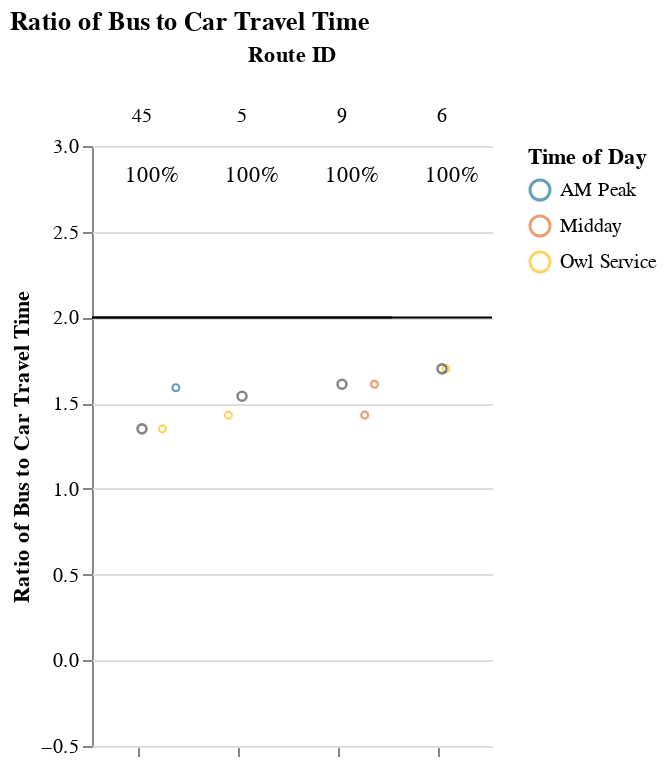
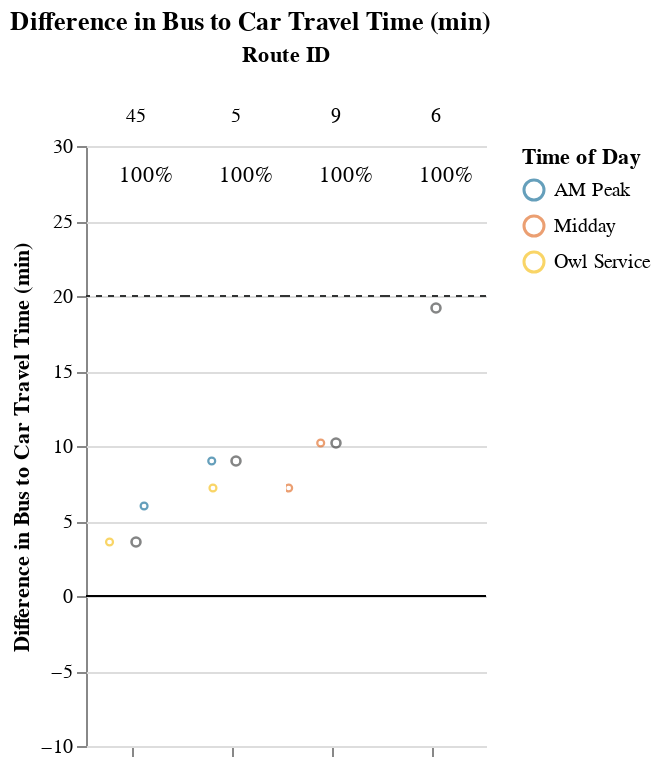

Write notebook code for charts like these, in order.
### Markdown cell above
## Viable Competitive Routes
### Short Routes (< 1 hr)

### Code cell
# Allow for possibility that operator doesn't have routes that fall into certain route_groups
# But, jupyterbook will not like markdown with f-string
# separate out route_group and put in each cell, and use try/except + if to display...
# but all 3 route groups must be displayed. just add sentence about why no routes were returned at the end
route_group = "short"
try:
    display_charts_for_route_group(df, route_group)
except:
    print("No routes meet this criteria.")

### Figure 1 — Vega-Lite specification as saved in the notebook (floating-point values rounded to 4 significant figures)
{"config": {"view": {"continuousWidth": 400, "continuousHeight": 300, "stroke": null}, "facet": {"spacing": 0}}, "data": {"name": "data-8829ad9bfbdab1cb14c40a93e7cebf43"}, "facet": {"column": {"field": "route_id", "sort": ["45", "5", "9", "6"], "title": "Route ID", "type": "nominal"}}, "spec": {"layer": [{"mark": "rule", "encoding": {"color": {"value": "black"}, "y": {"field": "cutoff", "type": "quantitative"}}, "selection": {"selector001": {"type": "interval", "bind": "scales", "encodings": ["x", "y"]}}}, {"mark": {"type": "point", "opacity": 0.65, "size": 12, "strokeWidth": 1.1}, "encoding": {"color": {"field": "time_of_day", "scale": {"range": ["#136C97", "#E16B26", "#F6BF16", "#00896B", "#7790A3", "#5B559C"]}, "sort": ["AM Peak", "Midday", "PM Peak", "Owl Service"], "title": "Time of Day", "type": "nominal"}, "tooltip": [{"field": "route_id", "type": "nominal"}, {"field": "route_name", "type": "nominal"}, {"field": "trip_id", "type": "nominal"}, {"field": "service_hours", "type": "quantitative"}, {"field": "car_duration_hours", "type": "quantitative"}, {"field": "bus_multiplier", "type": "quantitative"}, {"field": "bus_difference", "type": "quantitative"}, {"field": "num_trips", "type": "quantitative"}, {"field": "num_competitive", "type": "quantitative"}, {"field": "pct_trips_competitive", "type": "quantitative"}, {"field": "p25", "type": "quantitative"}, {"field": "p50", "type": "quantitative"}, {"field": "p75", "type": "quantitative"}], "x": {"axis": {"grid": false, "labels": false, "ticks": true, "values": [0]}, "field": "jitter", "scale": {}, "title": null, "type": "quantitative"}, "y": {"field": "bus_multiplier", "scale": {"domain": [-0.25, 3.0]}, "title": "Ratio of Bus to Car Travel Time", "type": "quantitative"}}, "transform": [{"calculate": "sqrt(-2*log(random()))*cos(2*PI*random())", "as": "jitter"}], "width": 50}, {"layer": [{"mark": {"type": "point", "opacity": 0.6, "size": 20, "strokeWidth": 1.3}, "encoding": {"color": {"value": "#323434"}, "y": {"field": "bus_multiplier", "type": "quantitative"}}, "transform": [{"filter": "(datum.p50_trip === 1)"}]}, {"mark": {"type": "text", "align": "center", "baseline": "middle"}, "encoding": {"color": {"value": "black"}, "text": {"field": "pct_trips_competitive", "format": ".0%", "type": "quantitative"}, "tooltip": [{"field": "route_id", "type": "nominal"}, {"field": "route_name", "type": "nominal"}, {"field": "trip_id", "type": "nominal"}, {"field": "service_hours", "type": "quantitative"}, {"field": "car_duration_hours", "type": "quantitative"}, {"field": "bus_multiplier", "type": "quantitative"}, {"field": "bus_difference", "type": "quantitative"}, {"field": "num_trips", "type": "quantitative"}, {"field": "num_competitive", "type": "quantitative"}, {"field": "pct_trips_competitive", "type": "quantitative"}, {"field": "p25", "type": "quantitative"}, {"field": "p50", "type": "quantitative"}, {"field": "p75", "type": "quantitative"}], "x": {"value": 30}, "y": {"value": 15}}, "transform": [{"calculate": "sqrt(-2*log(random()))*cos(2*PI*random())", "as": "jitter"}, {"filter": "(datum.fastest_trip === 1)"}]}]}]}, "resolve": {"scale": {"y": "shared"}}, "title": "Ratio of Bus to Car Travel Time", "$schema": "https://vega.github.io/schema/vega-lite/v4.17.0.json", "datasets": {"data-8829ad9bfbdab1cb14c40a93e7cebf43": [{"calitp_itp_id": 168, "trip_key": 2199239617006018366, "trip_id": "5016351", "shape_id": "45 171689", "route_id": "45", "service_hours": 0.23, "trip_first_departure_ts": 22380, "trip_last_arrival_ts": 23220, "departure_hour": 6, "time_of_day": "Owl Service", "p25": 0.24, "p50": 0.25, "p75": 0.26, "p50_trip": 1, "fastest_trip": 1, "car_duration_hours": 0.17, "competitive_route": 1, "bus_multiplier": 1.35, "bus_difference": 3.6, "num_trips": 2, "num_competitive": 2, "pct_trips_competitive": 1.0, "bus_difference_spread": 2.4, "route_group": "short", "max_trip_hrs": 0.27, "max_trip_route_group": 0.27, "below_cutoff": 2, "pct_below_cutoff": 1.0, "name": "City of Lodi", "caltrans_district": "10 - Stockton", "drmt_organization_name": null, "route_name": "Express 2 Morning", "cutoff2": 20, "cutoff": 2}, {"calitp_itp_id": 168, "trip_key": 6442362743022621027, "trip_id": "7901478", "shape_id": "45 171689", "route_id": "45", "service_hours": 0.27, "trip_first_departure_ts": 27000, "trip_last_arrival_ts": 27960, "departure_hour": 7, "time_of_day": "AM Peak", "p25": 0.24, "p50": 0.25, "p75": 0.26, "p50_trip": 0, "fastest_trip": 0, "car_duration_hours": 0.17, "competitive_route": 1, "bus_multiplier": 1.59, "bus_difference": 6.0, "num_trips": 2, "num_competitive": 2, "pct_trips_competitive": 1.0, "bus_difference_spread": 2.4, "route_group": "short", "max_trip_hrs": 0.27, "max_trip_route_group": 0.27, "below_cutoff": 2, "pct_below_cutoff": 1.0, "name": "City of Lodi", "caltrans_district": "10 - Stockton", "drmt_organization_name": null, "route_name": "Express 2 Morning", "cutoff2": 20, "cutoff": 2}, {"calitp_itp_id": 168, "trip_key": -133091918511425829, "trip_id": "5024867", "shape_id": "5 171692", "route_id": "5", "service_hours": 0.4, "trip_first_departure_ts": 22500, "trip_last_arrival_ts": 23940, "departure_hour": 6, "time_of_day": "Owl Service", "p25": 0.4075, "p50": 0.415, "p75": 0.4225, "p50_trip": 0, "fastest_trip": 1, "car_duration_hours": 0.28, "competitive_route": 1, "bus_multiplier": 1.43, "bus_difference": 7.2, "num_trips": 2, "num_competitive": 2, "pct_trips_competitive": 1.0, "bus_difference_spread": 1.8, "route_group": "short", "max_trip_hrs": 0.43, "max_trip_route_group": 0.43, "below_cutoff": 2, "pct_below_cutoff": 1.0, "name": "City of Lodi", "caltrans_district": "10 - Stockton", "drmt_organization_name": null, "route_name": "Express 6 Morning", "cutoff2": 20, "cutoff": 2}, {"calitp_itp_id": 168, "trip_key": -3347287698096008956, "trip_id": "5024869", "shape_id": "5 171692", "route_id": "5", "service_hours": 0.43, "trip_first_departure_ts": 26400, "trip_last_arrival_ts": 27960, "departure_hour": 7, "time_of_day": "AM Peak", "p25": 0.4075, "p50": 0.415, "p75": 0.4225, "p50_trip": 1, "fastest_trip": 0, "car_duration_hours": 0.28, "competitive_route": 1, "bus_multiplier": 1.54, "bus_difference": 9.0, "num_trips": 2, "num_competitive": 2, "pct_trips_competitive": 1.0, "bus_difference_spread": 1.8, "route_group": "short", "max_trip_hrs": 0.43, "max_trip_route_group": 0.43, "below_cutoff": 2, "pct_below_cutoff": 1.0, "name": "City of Lodi", "caltrans_district": "10 - Stockton", "drmt_organization_name": null, "route_name": "Express 6 Morning", "cutoff2": 20, "cutoff": 2}, {"calitp_itp_id": 168, "trip_key": -1100885806102794017, "trip_id": "5024837", "shape_id": "6 171696", "route_id": "6", "service_hours": 0.78, "trip_first_departure_ts": 23400, "trip_last_arrival_ts": 26220, "departure_hour": 6, "time_of_day": "Owl Service", "p25": 0.78, "p50": 0.78, "p75": 0.78, "p50_trip": 1, "fastest_trip": 1, "car_duration_hours": 0.46, "competitive_route": 1, "bus_multiplier": 1.7, "bus_difference": 19.2, "num_trips": 1, "num_competitive": 1, "pct_trips_competitive": 1.0, "bus_difference_spread": 0.0, "route_group": "short", "max_trip_hrs": 0.78, "max_trip_route_group": 0.78, "below_cutoff": 1, "pct_below_cutoff": 1.0, "name": "City of Lodi", "caltrans_district": "10 - Stockton", "drmt_organization_name": null, "route_name": null, "cutoff2": 20, "cutoff": 2}, {"calitp_itp_id": 168, "trip_key": -764000840965944519, "trip_id": "5024871", "shape_id": "9 171687", "route_id": "9", "service_hours": 0.4, "trip_first_departure_ts": 51600, "trip_last_arrival_ts": 53040, "departure_hour": 14, "time_of_day": "Midday", "p25": 0.4125, "p50": 0.425, "p75": 0.4375, "p50_trip": 0, "fastest_trip": 1, "car_duration_hours": 0.28, "competitive_route": 1, "bus_multiplier": 1.43, "bus_difference": 7.2, "num_trips": 2, "num_competitive": 2, "pct_trips_competitive": 1.0, "bus_difference_spread": 3.0, "route_group": "short", "max_trip_hrs": 0.45, "max_trip_route_group": 0.45, "below_cutoff": 2, "pct_below_cutoff": 1.0, "name": "City of Lodi", "caltrans_district": "10 - Stockton", "drmt_organization_name": null, "route_name": "Express 6 Afternoon", "cutoff2": 20, "cutoff": 2}, {"calitp_itp_id": 168, "trip_key": -8611148177880385172, "trip_id": "5024872", "shape_id": "9 171687", "route_id": "9", "service_hours": 0.45, "trip_first_departure_ts": 53400, "trip_last_arrival_ts": 55020, "departure_hour": 14, "time_of_day": "Midday", "p25": 0.4125, "p50": 0.425, "p75": 0.4375, "p50_trip": 1, "fastest_trip": 0, "car_duration_hours": 0.28, "competitive_route": 1, "bus_multiplier": 1.61, "bus_difference": 10.2, "num_trips": 2, "num_competitive": 2, "pct_trips_competitive": 1.0, "bus_difference_spread": 3.0, "route_group": "short", "max_trip_hrs": 0.45, "max_trip_route_group": 0.45, "below_cutoff": 2, "pct_below_cutoff": 1.0, "name": "City of Lodi", "caltrans_district": "10 - Stockton", "drmt_organization_name": null, "route_name": "Express 6 Afternoon", "cutoff2": 20, "cutoff": 2}]}}

### Figure 2 — Vega-Lite specification as saved in the notebook (floating-point values rounded to 4 significant figures)
{"config": {"view": {"continuousWidth": 400, "continuousHeight": 300, "stroke": null}, "facet": {"spacing": 0}}, "data": {"name": "data-455c1faf784927ff50b69b489db200f9"}, "facet": {"column": {"field": "route_id", "sort": ["45", "5", "9", "6"], "title": "Route ID", "type": "nominal"}}, "spec": {"layer": [{"mark": "rule", "encoding": {"color": {"value": "black"}, "y": {"field": "cutoff", "type": "quantitative"}}, "selection": {"selector002": {"type": "interval", "bind": "scales", "encodings": ["x", "y"]}}}, {"mark": {"type": "rule", "strokeDash": [3, 3]}, "encoding": {"color": {"value": "#323434"}, "y": {"field": "cutoff2", "type": "quantitative"}}}, {"mark": {"type": "point", "opacity": 0.65, "size": 12, "strokeWidth": 1.1}, "encoding": {"color": {"field": "time_of_day", "scale": {"range": ["#136C97", "#E16B26", "#F6BF16", "#00896B", "#7790A3", "#5B559C"]}, "sort": ["AM Peak", "Midday", "PM Peak", "Owl Service"], "title": "Time of Day", "type": "nominal"}, "tooltip": [{"field": "route_id", "type": "nominal"}, {"field": "route_name", "type": "nominal"}, {"field": "trip_id", "type": "nominal"}, {"field": "service_hours", "type": "quantitative"}, {"field": "car_duration_hours", "type": "quantitative"}, {"field": "bus_multiplier", "type": "quantitative"}, {"field": "bus_difference", "type": "quantitative"}, {"field": "num_trips", "type": "quantitative"}, {"field": "num_competitive", "type": "quantitative"}, {"field": "pct_trips_competitive", "type": "quantitative"}, {"field": "p25", "type": "quantitative"}, {"field": "p50", "type": "quantitative"}, {"field": "p75", "type": "quantitative"}], "x": {"axis": {"grid": false, "labels": false, "ticks": true, "values": [0]}, "field": "jitter", "scale": {}, "title": null, "type": "quantitative"}, "y": {"field": "bus_difference", "scale": {"domain": [-5, 25.0]}, "title": "Difference in Bus to Car Travel Time (min)", "type": "quantitative"}}, "transform": [{"calculate": "sqrt(-2*log(random()))*cos(2*PI*random())", "as": "jitter"}], "width": 50}, {"layer": [{"mark": {"type": "point", "opacity": 0.6, "size": 20, "strokeWidth": 1.3}, "encoding": {"color": {"value": "#323434"}, "y": {"field": "bus_difference", "type": "quantitative"}}, "transform": [{"filter": "(datum.p50_trip === 1)"}]}, {"mark": {"type": "text", "align": "center", "baseline": "middle"}, "encoding": {"color": {"value": "black"}, "text": {"field": "pct_trips_competitive", "format": ".0%", "type": "quantitative"}, "tooltip": [{"field": "route_id", "type": "nominal"}, {"field": "route_name", "type": "nominal"}, {"field": "trip_id", "type": "nominal"}, {"field": "service_hours", "type": "quantitative"}, {"field": "car_duration_hours", "type": "quantitative"}, {"field": "bus_multiplier", "type": "quantitative"}, {"field": "bus_difference", "type": "quantitative"}, {"field": "num_trips", "type": "quantitative"}, {"field": "num_competitive", "type": "quantitative"}, {"field": "pct_trips_competitive", "type": "quantitative"}, {"field": "p25", "type": "quantitative"}, {"field": "p50", "type": "quantitative"}, {"field": "p75", "type": "quantitative"}], "x": {"value": 30}, "y": {"value": 15}}, "transform": [{"calculate": "sqrt(-2*log(random()))*cos(2*PI*random())", "as": "jitter"}, {"filter": "(datum.fastest_trip === 1)"}]}]}]}, "resolve": {"scale": {"y": "shared"}}, "title": "Difference in Bus to Car Travel Time (min)", "$schema": "https://vega.github.io/schema/vega-lite/v4.17.0.json", "datasets": {"data-455c1faf784927ff50b69b489db200f9": [{"calitp_itp_id": 168, "trip_key": 2199239617006018366, "trip_id": "5016351", "shape_id": "45 171689", "route_id": "45", "service_hours": 0.23, "trip_first_departure_ts": 22380, "trip_last_arrival_ts": 23220, "departure_hour": 6, "time_of_day": "Owl Service", "p25": 0.24, "p50": 0.25, "p75": 0.26, "p50_trip": 1, "fastest_trip": 1, "car_duration_hours": 0.17, "competitive_route": 1, "bus_multiplier": 1.35, "bus_difference": 3.6, "num_trips": 2, "num_competitive": 2, "pct_trips_competitive": 1.0, "bus_difference_spread": 2.4, "route_group": "short", "max_trip_hrs": 0.27, "max_trip_route_group": 0.27, "below_cutoff": 2, "pct_below_cutoff": 1.0, "name": "City of Lodi", "caltrans_district": "10 - Stockton", "drmt_organization_name": null, "route_name": "Express 2 Morning", "cutoff2": 20, "cutoff": 0}, {"calitp_itp_id": 168, "trip_key": 6442362743022621027, "trip_id": "7901478", "shape_id": "45 171689", "route_id": "45", "service_hours": 0.27, "trip_first_departure_ts": 27000, "trip_last_arrival_ts": 27960, "departure_hour": 7, "time_of_day": "AM Peak", "p25": 0.24, "p50": 0.25, "p75": 0.26, "p50_trip": 0, "fastest_trip": 0, "car_duration_hours": 0.17, "competitive_route": 1, "bus_multiplier": 1.59, "bus_difference": 6.0, "num_trips": 2, "num_competitive": 2, "pct_trips_competitive": 1.0, "bus_difference_spread": 2.4, "route_group": "short", "max_trip_hrs": 0.27, "max_trip_route_group": 0.27, "below_cutoff": 2, "pct_below_cutoff": 1.0, "name": "City of Lodi", "caltrans_district": "10 - Stockton", "drmt_organization_name": null, "route_name": "Express 2 Morning", "cutoff2": 20, "cutoff": 0}, {"calitp_itp_id": 168, "trip_key": -133091918511425829, "trip_id": "5024867", "shape_id": "5 171692", "route_id": "5", "service_hours": 0.4, "trip_first_departure_ts": 22500, "trip_last_arrival_ts": 23940, "departure_hour": 6, "time_of_day": "Owl Service", "p25": 0.4075, "p50": 0.415, "p75": 0.4225, "p50_trip": 0, "fastest_trip": 1, "car_duration_hours": 0.28, "competitive_route": 1, "bus_multiplier": 1.43, "bus_difference": 7.2, "num_trips": 2, "num_competitive": 2, "pct_trips_competitive": 1.0, "bus_difference_spread": 1.8, "route_group": "short", "max_trip_hrs": 0.43, "max_trip_route_group": 0.43, "below_cutoff": 2, "pct_below_cutoff": 1.0, "name": "City of Lodi", "caltrans_district": "10 - Stockton", "drmt_organization_name": null, "route_name": "Express 6 Morning", "cutoff2": 20, "cutoff": 0}, {"calitp_itp_id": 168, "trip_key": -3347287698096008956, "trip_id": "5024869", "shape_id": "5 171692", "route_id": "5", "service_hours": 0.43, "trip_first_departure_ts": 26400, "trip_last_arrival_ts": 27960, "departure_hour": 7, "time_of_day": "AM Peak", "p25": 0.4075, "p50": 0.415, "p75": 0.4225, "p50_trip": 1, "fastest_trip": 0, "car_duration_hours": 0.28, "competitive_route": 1, "bus_multiplier": 1.54, "bus_difference": 9.0, "num_trips": 2, "num_competitive": 2, "pct_trips_competitive": 1.0, "bus_difference_spread": 1.8, "route_group": "short", "max_trip_hrs": 0.43, "max_trip_route_group": 0.43, "below_cutoff": 2, "pct_below_cutoff": 1.0, "name": "City of Lodi", "caltrans_district": "10 - Stockton", "drmt_organization_name": null, "route_name": "Express 6 Morning", "cutoff2": 20, "cutoff": 0}, {"calitp_itp_id": 168, "trip_key": -1100885806102794017, "trip_id": "5024837", "shape_id": "6 171696", "route_id": "6", "service_hours": 0.78, "trip_first_departure_ts": 23400, "trip_last_arrival_ts": 26220, "departure_hour": 6, "time_of_day": "Owl Service", "p25": 0.78, "p50": 0.78, "p75": 0.78, "p50_trip": 1, "fastest_trip": 1, "car_duration_hours": 0.46, "competitive_route": 1, "bus_multiplier": 1.7, "bus_difference": 19.2, "num_trips": 1, "num_competitive": 1, "pct_trips_competitive": 1.0, "bus_difference_spread": 0.0, "route_group": "short", "max_trip_hrs": 0.78, "max_trip_route_group": 0.78, "below_cutoff": 1, "pct_below_cutoff": 1.0, "name": "City of Lodi", "caltrans_district": "10 - Stockton", "drmt_organization_name": null, "route_name": null, "cutoff2": 20, "cutoff": 0}, {"calitp_itp_id": 168, "trip_key": -764000840965944519, "trip_id": "5024871", "shape_id": "9 171687", "route_id": "9", "service_hours": 0.4, "trip_first_departure_ts": 51600, "trip_last_arrival_ts": 53040, "departure_hour": 14, "time_of_day": "Midday", "p25": 0.4125, "p50": 0.425, "p75": 0.4375, "p50_trip": 0, "fastest_trip": 1, "car_duration_hours": 0.28, "competitive_route": 1, "bus_multiplier": 1.43, "bus_difference": 7.2, "num_trips": 2, "num_competitive": 2, "pct_trips_competitive": 1.0, "bus_difference_spread": 3.0, "route_group": "short", "max_trip_hrs": 0.45, "max_trip_route_group": 0.45, "below_cutoff": 2, "pct_below_cutoff": 1.0, "name": "City of Lodi", "caltrans_district": "10 - Stockton", "drmt_organization_name": null, "route_name": "Express 6 Afternoon", "cutoff2": 20, "cutoff": 0}, {"calitp_itp_id": 168, "trip_key": -8611148177880385172, "trip_id": "5024872", "shape_id": "9 171687", "route_id": "9", "service_hours": 0.45, "trip_first_departure_ts": 53400, "trip_last_arrival_ts": 55020, "departure_hour": 14, "time_of_day": "Midday", "p25": 0.4125, "p50": 0.425, "p75": 0.4375, "p50_trip": 1, "fastest_trip": 0, "car_duration_hours": 0.28, "competitive_route": 1, "bus_multiplier": 1.61, "bus_difference": 10.2, "num_trips": 2, "num_competitive": 2, "pct_trips_competitive": 1.0, "bus_difference_spread": 3.0, "route_group": "short", "max_trip_hrs": 0.45, "max_trip_route_group": 0.45, "below_cutoff": 2, "pct_below_cutoff": 1.0, "name": "City of Lodi", "caltrans_district": "10 - Stockton", "drmt_organization_name": null, "route_name": "Express 6 Afternoon", "cutoff2": 20, "cutoff": 0}]}}
